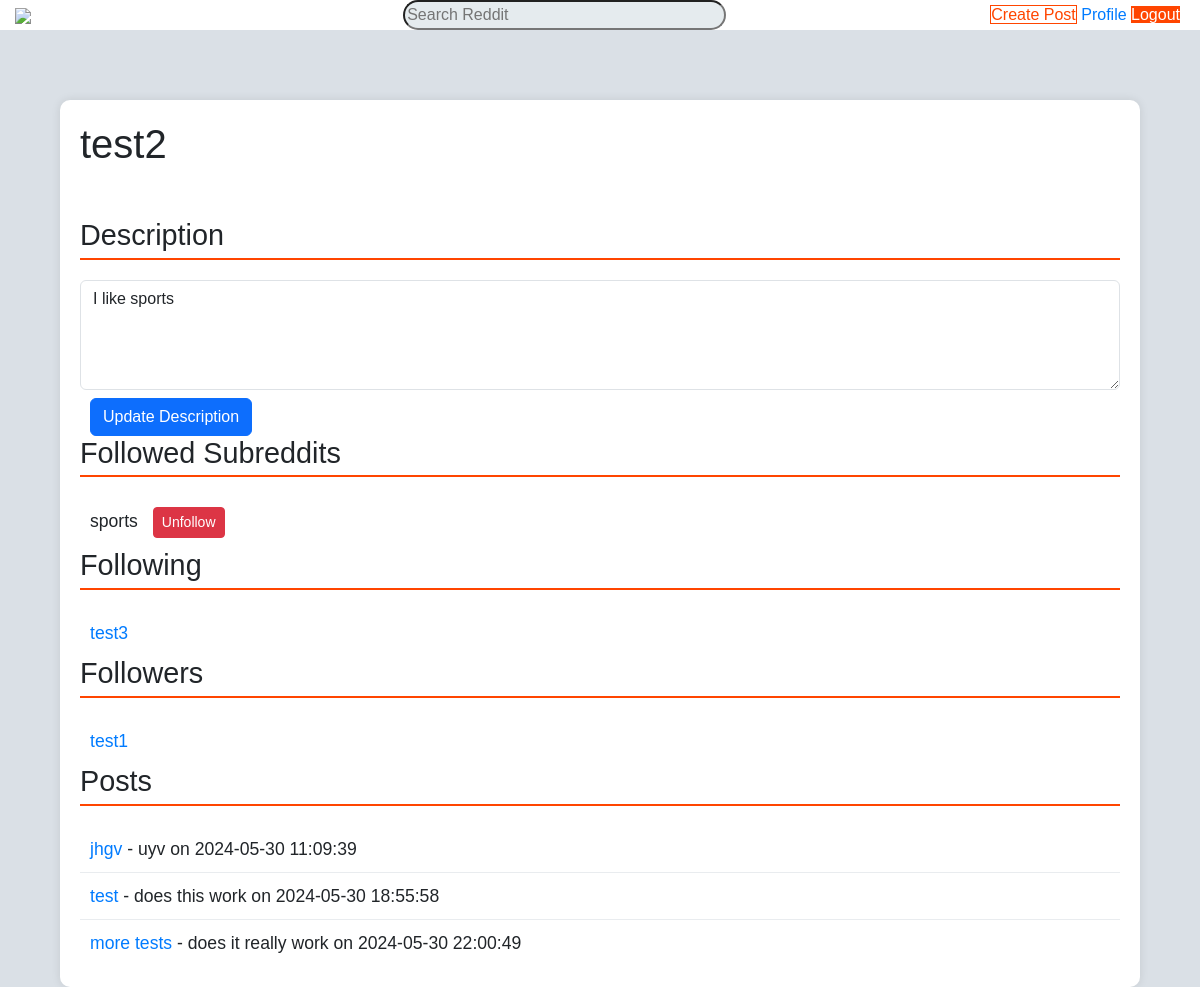
Page /profile/2 (signed in) on the committed database.
### tables this page shows
CREATE TABLE users (
    id INTEGER PRIMARY KEY AUTOINCREMENT,
    username TEXT NOT NULL UNIQUE,
    email TEXT NOT NULL,
    password TEXT NOT NULL,
    description TEXT,
    created_at TIMESTAMP DEFAULT CURRENT_TIMESTAMP
, profile_picture TEXT);

CREATE TABLE subreddits (
    id INTEGER PRIMARY KEY AUTOINCREMENT,
    name TEXT NOT NULL UNIQUE,
    description TEXT
);

CREATE TABLE posts (
    id INTEGER PRIMARY KEY AUTOINCREMENT,
    title TEXT NOT NULL,
    content TEXT NOT NULL,
    user_id INTEGER NOT NULL,
    upvotes INTEGER NOT NULL,
    downvotes INTEGER NOT NULL,
    post_time TIMESTAMP DEFAULT CURRENT_TIMESTAMP,
    subreddit TEXT NOT NULL,
    image_url TEXT,
    FOREIGN KEY (user_id) REFERENCES users(id),
    FOREIGN KEY (subreddit) REFERENCES subreddits(name)
);

### app.py (the view)
@app.route('/profile/<int:user_id>', methods=['GET'])
def profile(user_id):
    current_user_id = request.cookies.get('user_id')
    is_own_profile = current_user_id == str(user_id)
    db = DatabaseWorker('Reddit.db')
    user = db.search(query=f"SELECT username, description FROM users WHERE id={user_id}", multiple=False)
    subreddits = db.search(query=f"SELECT subreddits.name FROM subreddits JOIN user_subreddits ON subreddits.id = user_subreddits.subreddit_id WHERE user_subreddits.user_id={user_id}", multiple=True)
    following = db.search(query=f"SELECT users.username, users.id FROM users JOIN user_followers ON users.id = user_followers.user_id WHERE user_followers.follower_id={user_id}", multiple=True)
    followers = db.search(query=f"SELECT users.username, users.id FROM users JOIN user_followers ON users.id = user_followers.follower_id WHERE user_followers.user_id={user_id}", multiple=True)
    posts = db.search(query=f"SELECT id, title, content, post_time FROM posts WHERE user_id={user_id}", multiple=True)
    is_following = db.search(query=f"SELECT 1 FROM user_followers WHERE user_id={user_id} AND follower_id={current_user_id}", multiple=False) is not None
    db.close()
    return render_template('profile.html', user=user, subreddits=subreddits, following=following, followers=followers, posts=posts, is_own_profile=is_own_profile, is_following=is_following, user_id=user_id)

### tools.py (called while the page is built)
    def search(self, query:str, multiple=False):
        results = self.cursor.execute(query)
        if multiple:
            return results.fetchall()  # return multiple rows
        return results.fetchone()  # return a single value

    def close(self):
        self.connection.close()

### templates/profile.html (shortened to what this page needs)
<!DOCTYPE html>
<html lang="en">
<head>
  <link href="https://cdn.jsdelivr.net/npm/bootstrap@5.3.3/dist/css/bootstrap.min.css" rel="stylesheet">
  <link rel="stylesheet" href="{{ url_for('static', filename='profile.css') }}">
</head>
<body>
  <nav class="navbar">
    <a href="{{ url_for('home') }}"><img src="{{ url_for('static', filename='reddit-logo.jpg') }}" class="logo"></a>
    <form>
      <label class="search-bar"><input type="text" class="search" placeholder="Search Reddit"></label>
    </form>
    <div class="user-actions">
      <a href="{{ url_for('create_post') }}" class="create_post">Create Post</a>
      <a href="{{ url_for('profile', user_id=request.cookies.get('user_id')) }}" class="profile">Profile</a>
      <a href="{{ url_for('logout') }}" class="logout">Logout</a>
    </div>
  </nav>
  <main>
    <div class="container">
      <div class="profile-header">
        <h1>{{ user[0] }}</h1>
      </div>
      <div class="section">
        <h2>Description</h2>
        {% if is_own_profile %}
        <form method="post" action="{{ url_for('update_description', user_id=user_id) }}">
          <textarea name="description" id="description" rows="4" class="form-control" required>{{ user[1] }}</textarea>
          <button type="submit" class="btn btn-primary mt-2">Update Description</button>
        </form>
        {% else %}
        <p>{{ user[1] }}</p>
        {% endif %}
      </div>
      <div class="section">
        <h2>Followed Subreddits</h2>
        <ul class="list-group">
          {% for subreddit in subreddits %}
          <li class="list-group-item">
            {{ subreddit[0] }}
            {% if is_own_profile %}
            <form method="post" action="{{ url_for('unfollow_subreddit', subreddit_name=subreddit[0]) }}" class="inline-form">
              <button type="submit" class="btn btn-danger btn-sm">Unfollow</button>
            </form>
            {% endif %}
          </li>
          {% endfor %}
        </ul>
      </div>
      <div class="section">
        <h2>Following</h2>
        <ul class="list-group">
          {% for follow in following %}
          <li class="list-group-item"><a href="{{ url_for('profile', user_id=follow[1]) }}">{{ follow[0] }}</a></li>
          {% endfor %}
        </ul>
      </div>
      <div class="section">
        <h2>Followers</h2>
        <ul class="list-group">
          {% for follower in followers %}
          <li class="list-group-item"><a href="{{ url_for('profile', user_id=follower[1]) }}">{{ follower[0] }}</a></li>
          {% endfor %}
        </ul>
      </div>
      <div class="section">
        <h2>Posts</h2>
        <ul class="list-group">
          {% for post in posts %}
          <li class="list-group-item">
            <a href="{{ url_for('view_post', post_id=post[0]) }}">{{ post[1] }}</a> - {{ post[2] }} on {{ post[3] }}
          </li>
          {% endfor %}
        </ul>
      </div>
    </div>
  </main>
</body>
</html>

### static/profile.css (style rules this page uses)
body { font-family: Arial, sans-serif; background-color: #dae0e6; margin: 0; }
.container { max-width: 90%; margin: 0 auto; background-color: white; padding: 20px; margin-top: 100px; border-radius: 10px; box-shadow: 0 0 10px rgba(0, 0, 0, 0.1); }
.profile-header { display: flex; align-items: center; justify-content: space-between; margin-bottom: 40px; }
.navbar { margin: 0; padding: 0; border: 0; font-size: 100%; font: inherit; vertical-align: baseline; justify-content: space-between; align-items: center; position: fixed; width: 100%; z-index: 1000; }
.logo { width: 100px; margin-left: 15px; }
.navbar { background-color: #ffffff; display: flex; flex-direction: row; overflow: hidden; position: fixed; top: 0; width: 100%; }
.search { width: 150%; height: 30px; margin: 0 auto; border: auto; border-radius: 20px; right: 40%; background: #e5ebee; background-image: url(https://cdn-icons-png.freepik.com/256/54/54481.png?semt=ais_hybrid); position: left; background-size: 20px; background-repeat: no-repeat; }
button { margin-left: 10px; padding: 5px 10px; border: none; border-radius: 3px; cursor: pointer; }
.create_post { background-color: white; border: 1px solid black; color: #ff4500; border-color: #ff4500; }
.logout { background-color: #ff4500; border: 0px solid black; color: white; margin-right: 20px; }
.profile-header h1 { font-size: 2.5em; margin-bottom: 10px; }
.section h2 { font-size: 1.8em; margin-bottom: 20px; border-bottom: 2px solid #ff4500; padding-bottom: 5px; }
.list-group-item { font-size: 1.1em; padding: 10px; border: none; border-bottom: 1px solid #e9ecef; }
.list-group-item:last-child { border-bottom: none; }
.inline-form { display: inline; }
a { color: #007bff; text-decoration: none; }

### rows in the picture
users: username "test2", description "I like sports"
subreddits: name "sports"
users: username "test3"
users: username "test1"
posts: title "jhgv", content "uyv", post_time "2024-05-30 11:09:39"
posts: title "test", content "does this work", post_time "2024-05-30 18:55:58"
posts: title "more tests", content "does it really work", post_time "2024-05-30 22:00:49"
